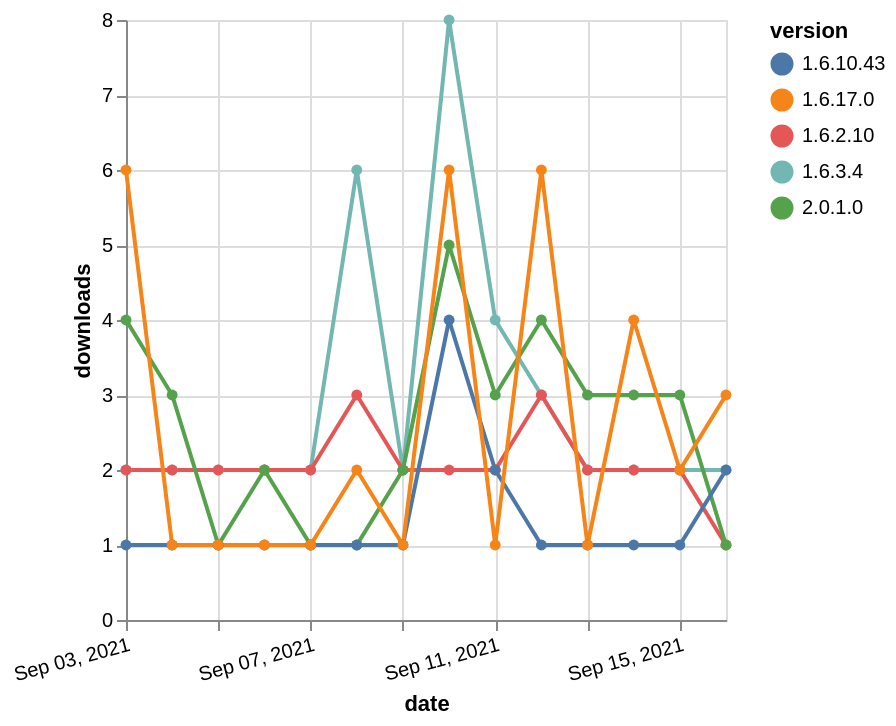

The Vega-Lite source for this figure:
### Vega-Lite specification from a JSON file in a GitHub repository (floating-point values rounded to 4 significant figures)
{"$schema": "https://vega.github.io/schema/vega-lite/v5.json", "description": "A simple bar chart with embedded data.", "data": {"values": [{"date": "2021-09-03", "total": 2722, "delta": 2, "version": "1.6.3.4"}, {"date": "2021-09-04", "total": 2724, "delta": 2, "version": "1.6.3.4"}, {"date": "2021-09-05", "total": 2726, "delta": 2, "version": "1.6.3.4"}, {"date": "2021-09-06", "total": 2728, "delta": 2, "version": "1.6.3.4"}, {"date": "2021-09-07", "total": 2730, "delta": 2, "version": "1.6.3.4"}, {"date": "2021-09-08", "total": 2736, "delta": 6, "version": "1.6.3.4"}, {"date": "2021-09-09", "total": 2738, "delta": 2, "version": "1.6.3.4"}, {"date": "2021-09-10", "total": 2746, "delta": 8, "version": "1.6.3.4"}, {"date": "2021-09-11", "total": 2750, "delta": 4, "version": "1.6.3.4"}, {"date": "2021-09-12", "total": 2753, "delta": 3, "version": "1.6.3.4"}, {"date": "2021-09-13", "total": 2755, "delta": 2, "version": "1.6.3.4"}, {"date": "2021-09-14", "total": 2757, "delta": 2, "version": "1.6.3.4"}, {"date": "2021-09-15", "total": 2759, "delta": 2, "version": "1.6.3.4"}, {"date": "2021-09-16", "total": 2761, "delta": 2, "version": "1.6.3.4"}, {"date": "2021-09-03", "total": 2398, "delta": 2, "version": "1.6.2.10"}, {"date": "2021-09-04", "total": 2400, "delta": 2, "version": "1.6.2.10"}, {"date": "2021-09-05", "total": 2402, "delta": 2, "version": "1.6.2.10"}, {"date": "2021-09-06", "total": 2404, "delta": 2, "version": "1.6.2.10"}, {"date": "2021-09-07", "total": 2406, "delta": 2, "version": "1.6.2.10"}, {"date": "2021-09-08", "total": 2409, "delta": 3, "version": "1.6.2.10"}, {"date": "2021-09-09", "total": 2411, "delta": 2, "version": "1.6.2.10"}, {"date": "2021-09-10", "total": 2413, "delta": 2, "version": "1.6.2.10"}, {"date": "2021-09-11", "total": 2415, "delta": 2, "version": "1.6.2.10"}, {"date": "2021-09-12", "total": 2418, "delta": 3, "version": "1.6.2.10"}, {"date": "2021-09-13", "total": 2420, "delta": 2, "version": "1.6.2.10"}, {"date": "2021-09-14", "total": 2422, "delta": 2, "version": "1.6.2.10"}, {"date": "2021-09-15", "total": 2424, "delta": 2, "version": "1.6.2.10"}, {"date": "2021-09-16", "total": 2425, "delta": 1, "version": "1.6.2.10"}, {"date": "2021-09-03", "total": 288, "delta": 4, "version": "2.0.1.0"}, {"date": "2021-09-04", "total": 291, "delta": 3, "version": "2.0.1.0"}, {"date": "2021-09-05", "total": 292, "delta": 1, "version": "2.0.1.0"}, {"date": "2021-09-06", "total": 294, "delta": 2, "version": "2.0.1.0"}, {"date": "2021-09-07", "total": 295, "delta": 1, "version": "2.0.1.0"}, {"date": "2021-09-08", "total": 296, "delta": 1, "version": "2.0.1.0"}, {"date": "2021-09-09", "total": 298, "delta": 2, "version": "2.0.1.0"}, {"date": "2021-09-10", "total": 303, "delta": 5, "version": "2.0.1.0"}, {"date": "2021-09-11", "total": 306, "delta": 3, "version": "2.0.1.0"}, {"date": "2021-09-12", "total": 310, "delta": 4, "version": "2.0.1.0"}, {"date": "2021-09-13", "total": 313, "delta": 3, "version": "2.0.1.0"}, {"date": "2021-09-14", "total": 316, "delta": 3, "version": "2.0.1.0"}, {"date": "2021-09-15", "total": 319, "delta": 3, "version": "2.0.1.0"}, {"date": "2021-09-16", "total": 320, "delta": 1, "version": "2.0.1.0"}, {"date": "2021-09-03", "total": 1451, "delta": 1, "version": "1.6.10.43"}, {"date": "2021-09-04", "total": 1452, "delta": 1, "version": "1.6.10.43"}, {"date": "2021-09-05", "total": 1453, "delta": 1, "version": "1.6.10.43"}, {"date": "2021-09-06", "total": 1454, "delta": 1, "version": "1.6.10.43"}, {"date": "2021-09-07", "total": 1455, "delta": 1, "version": "1.6.10.43"}, {"date": "2021-09-08", "total": 1456, "delta": 1, "version": "1.6.10.43"}, {"date": "2021-09-09", "total": 1457, "delta": 1, "version": "1.6.10.43"}, {"date": "2021-09-10", "total": 1461, "delta": 4, "version": "1.6.10.43"}, {"date": "2021-09-11", "total": 1463, "delta": 2, "version": "1.6.10.43"}, {"date": "2021-09-12", "total": 1464, "delta": 1, "version": "1.6.10.43"}, {"date": "2021-09-13", "total": 1465, "delta": 1, "version": "1.6.10.43"}, {"date": "2021-09-14", "total": 1466, "delta": 1, "version": "1.6.10.43"}, {"date": "2021-09-15", "total": 1467, "delta": 1, "version": "1.6.10.43"}, {"date": "2021-09-16", "total": 1469, "delta": 2, "version": "1.6.10.43"}, {"date": "2021-09-03", "total": 388, "delta": 6, "version": "1.6.17.0"}, {"date": "2021-09-04", "total": 389, "delta": 1, "version": "1.6.17.0"}, {"date": "2021-09-05", "total": 390, "delta": 1, "version": "1.6.17.0"}, {"date": "2021-09-06", "total": 391, "delta": 1, "version": "1.6.17.0"}, {"date": "2021-09-07", "total": 392, "delta": 1, "version": "1.6.17.0"}, {"date": "2021-09-08", "total": 394, "delta": 2, "version": "1.6.17.0"}, {"date": "2021-09-09", "total": 395, "delta": 1, "version": "1.6.17.0"}, {"date": "2021-09-10", "total": 401, "delta": 6, "version": "1.6.17.0"}, {"date": "2021-09-11", "total": 402, "delta": 1, "version": "1.6.17.0"}, {"date": "2021-09-12", "total": 408, "delta": 6, "version": "1.6.17.0"}, {"date": "2021-09-13", "total": 409, "delta": 1, "version": "1.6.17.0"}, {"date": "2021-09-14", "total": 413, "delta": 4, "version": "1.6.17.0"}, {"date": "2021-09-15", "total": 415, "delta": 2, "version": "1.6.17.0"}, {"date": "2021-09-16", "total": 418, "delta": 3, "version": "1.6.17.0"}]}, "width": "container", "mark": {"type": "line", "point": {"filled": true}}, "encoding": {"x": {"field": "date", "type": "temporal", "timeUnit": "yearmonthdate", "title": "date", "axis": {"labelAngle": -15}}, "y": {"field": "delta", "type": "quantitative", "title": "downloads"}, "color": {"field": "version", "type": "nominal"}, "tooltip": {"field": "delta"}}}
